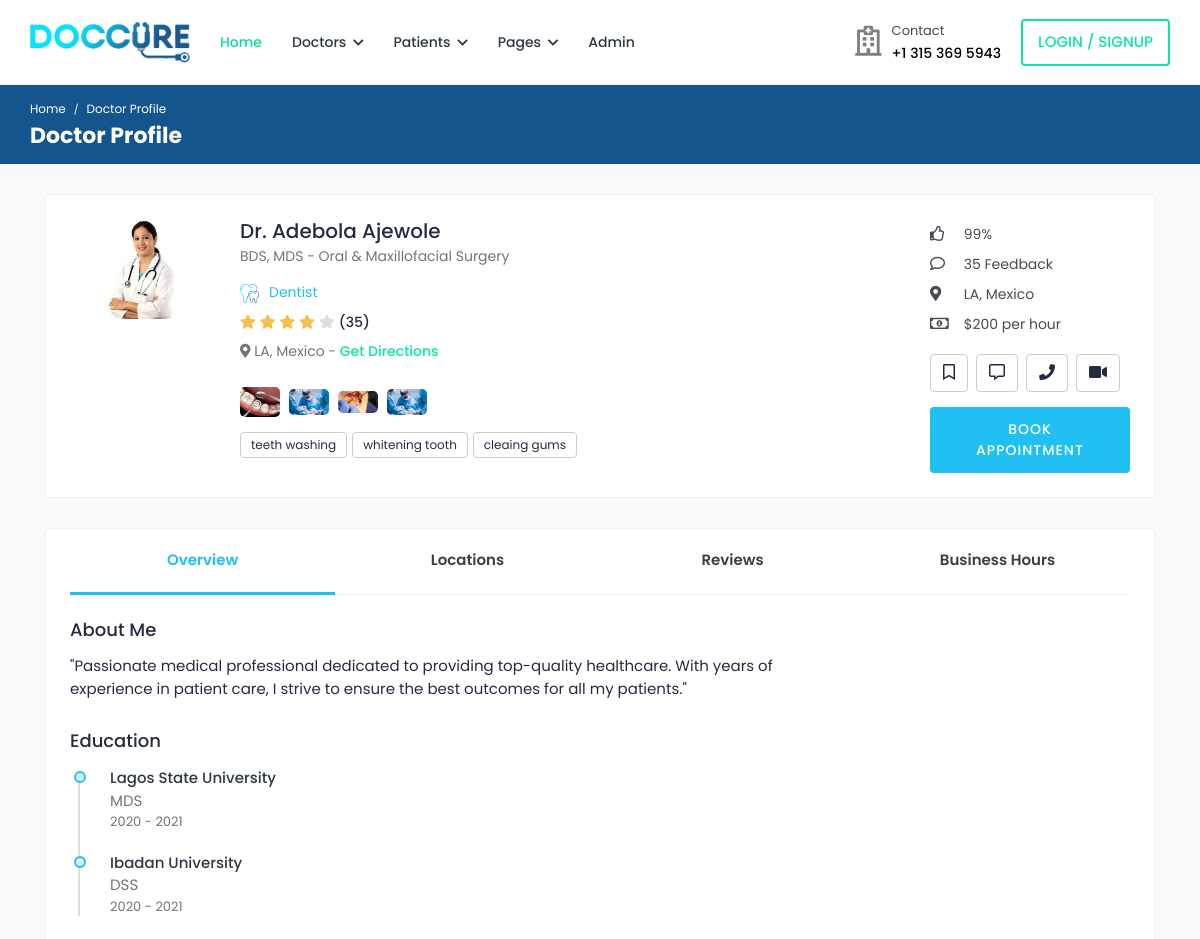
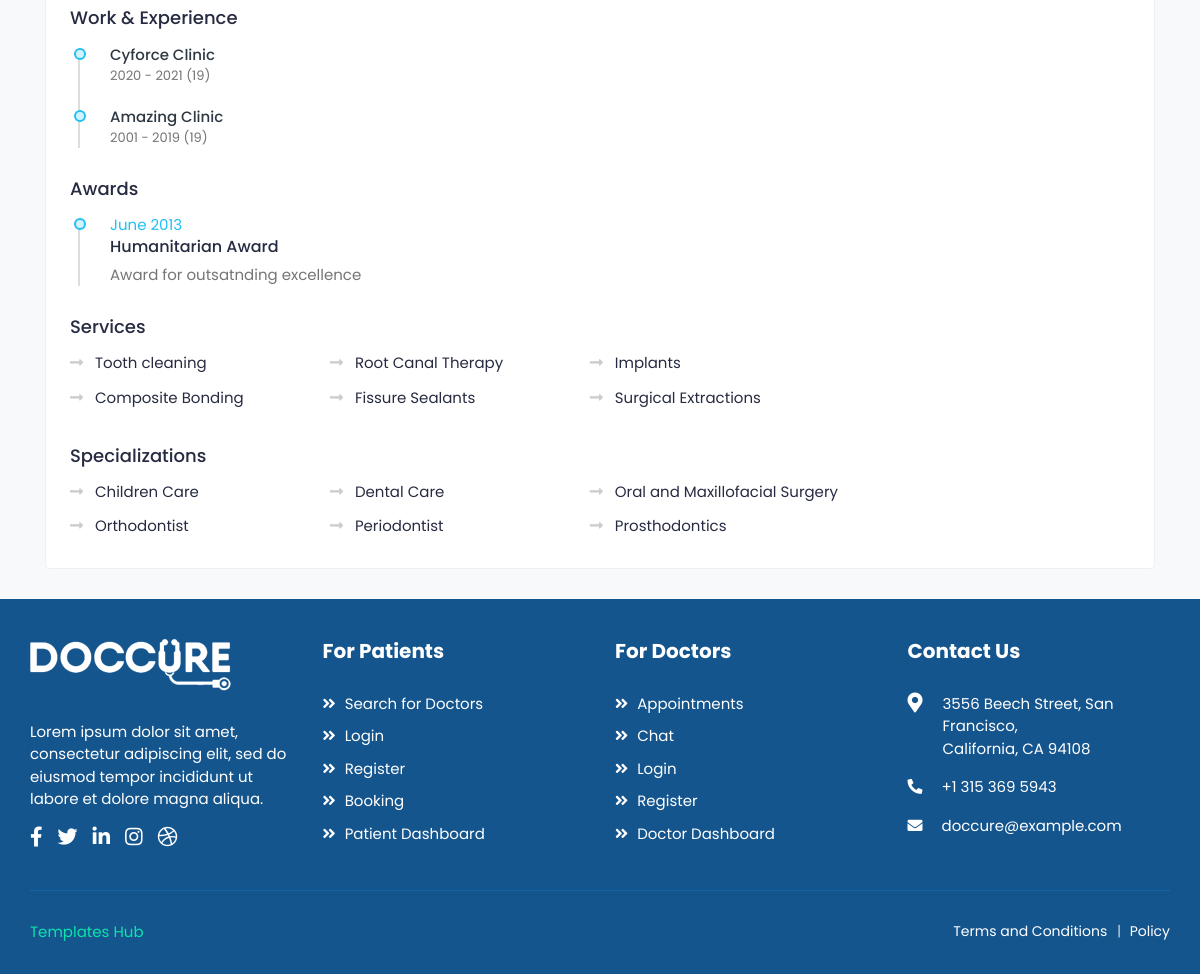
/doctor-profile/1/, run on the app's committed database (2 pictures, top to bottom).
### doccure_app/models.py (models this page shows, shortened)
class DoctorProfile(models.Model):
    title = models.CharField(max_length=30, choices=DOCTOR_CHOICES)
    First_Name = models.CharField(max_length=30)
    Last_Name = models.CharField(max_length=30)
    doc_type = models.CharField(max_length=30)
    degrees = models.CharField(max_length=30)
    specification = models.CharField(max_length=200)
    state = models.CharField(max_length=40, choices=US_STATES)
    country = CountryField()
    status = models.IntegerField(choices=STATUS_CHOICES, default=0)
    min_price = models.IntegerField(default=0)
    high_price = models.IntegerField(default=1000)
    profile_image = models.ImageField()
    price_per_hour = models.IntegerField()
    feature_image = models.ImageField()
    feature_image2 = models.ImageField()
    feature_image3 = models.ImageField()
    feature_image4 = models.ImageField()
    specialization = models.TextField(help_text="Enter your specialized duties")
    about_me = models.TextField(max_length=700)
    availability = models.CharField(max_length=10, choices=DAYS_OF_WEEK)
    set_availability = models.DateField(blank=True, null=True)
    date_added = models.DateTimeField(auto_now_add=True)
    updated_at = models.DateTimeField(auto_now_add=True)

class DoctorEducation(models.Model):
    doctor = models.ForeignKey(DoctorProfile, on_delete=models.CASCADE, related_name="education")
    school_name = models.CharField(max_length=255)
    degree = models.CharField(max_length=255)
    duration = models.CharField(max_length=100)
    date_added = models.DateTimeField(auto_now_add=True)
    date_updated = models.DateTimeField(auto_now_add=True)

class WorkExperience(models.Model):
    doctor = models.ForeignKey(DoctorProfile, on_delete=models.CASCADE, related_name="experience")
    clinic = models.CharField(max_length=255)
    duration = models.CharField(max_length=255)
    years = models.CharField(max_length=3)
    date_added = models.DateTimeField(auto_now_add=True)
    date_updated = models.DateTimeField(auto_now_add=True)

class Award(models.Model):
    doctor = models.ForeignKey(DoctorProfile, on_delete=models.CASCADE, related_name="awards")
    month = models.CharField(max_length=255)
    year = models.IntegerField()
    award_name = models.CharField(max_length=255)
    comment = models.TextField(max_length=255)
    date_added = models.DateTimeField(auto_now_add=True)
    date_updated = models.DateTimeField(auto_now_add=True)

### doccure_app/views.py (the view)
# urls.py: path('doctor-profile/<int:pk>/', DoctorProfileView.as_view(), name='doctor-profile')
class DoctorProfileView(DetailView):
    model = DoctorProfile
    template_name = "doctor-profile.html"
    context_object_name = "doctor"
    def get_context_data(self, **kwargs):
        context = super().get_context_data(**kwargs)
        object = self.get_object()
        context['specialization_list'] = object.specialization.split(", ") #Split specialization text
        context["education_list"] = DoctorEducation.objects.filter(doctor=self.object)
        context["awards_list"] = Award.objects.filter(doctor=self.object)
        context["work_experience_list"] = WorkExperience.objects.filter(doctor=self.object)
        context["doctor_location"] = DoctorLocation.objects.filter(doctor=self.object)
        return context

### doccure_app/templates/doctor-profile.html (shortened to what this page needs)
{% extends 'base.html'%}
{% load static %}
{% block content %}
			<div class="breadcrumb-bar">
				<div class="container-fluid">
					<div class="row align-items-center">
						<div class="col-md-12 col-12">
							<nav aria-label="breadcrumb" class="page-breadcrumb">
								<ol class="breadcrumb">
									<li class="breadcrumb-item"><a href="index-2.html">Home</a></li>
									<li class="breadcrumb-item active" aria-current="page">Doctor Profile</li>
								</ol>
							</nav>
							<h2 class="breadcrumb-title">Doctor Profile</h2>
						</div>
					</div>
				</div>
			</div>
			<div class="content">
				<div class="container">
					<div class="card">
						<div class="card-body">
							<div class="doctor-widget">
								<div class="doc-info-left">
									<div class="doctor-img">
										{% if doctor.profile_image %}
										<img src="{{ doctor.profile_image.url }}" class="img-fluid" alt="User Image">
										{% endif %}
									</div>
									<div class="doc-info-cont">
										<h4 class="doc-name">{{ doctor.title }}. {{ doctor.First_Name}} {{ doctor.Last_Name}}</h4>
										<p class="doc-speciality">{{ doctor.degrees }} - {{ doctor.specification }}</p>
										<p class="doc-department"><img src="{% static 'assets/img/specialities/specialities-05.png' %}" class="img-fluid" alt="Speciality">{{ doctor.doc_type}}</p>
										<div class="rating">
											<i class="fas fa-star filled"></i>
											<i class="fas fa-star filled"></i>
											<i class="fas fa-star filled"></i>
											<i class="fas fa-star filled"></i>
											<i class="fas fa-star"></i>
											<span class="d-inline-block average-rating">(35)</span>
										</div>
										<div class="clinic-details">
											<p class="doc-location"><i class="fas fa-map-marker-alt"></i> {{ doctor.get_state_display }}, {{ doctor.get_country_display }} - <a href="javascript:void(0);">Get Directions</a></p>
											<ul class="clinic-gallery">
												<li>
													<a href="{{ doctor.feature_image.url }}" data-fancybox="gallery">
														<img src="{{ doctor.feature_image.url }}" alt="Feature">
													</a>
												</li>
												<li>
													<a href="{{ doctor.feature_image2.url }}" data-fancybox="gallery">
														<img  src="{{ doctor.feature_image2.url }}" alt="Feature Image">
													</a>
												</li>
												<li>
													<a href="{{ doctor.feature_image3.url }}" data-fancybox="gallery">
														<img src="{{ doctor.feature_image3.url }}" alt="Feature">
													</a>
												</li>
												<li>
													<a href="{{ doctor.feature_image4.url }}" data-fancybox="gallery">
														<img src="{{ doctor.feature_image4.url }}" alt="Feature">
													</a>
												</li>
											</ul>
										</div>
										<div class="clinic-services">
											{% for specialization in specialization_list %}
											<span>{{ specialization }}</span>
											{% endfor %}
										</div>
									</div>
								</div>
								<div class="doc-info-right">
									<div class="clini-infos">
										<ul>
											<li><i class="far fa-thumbs-up"></i> 99%</li>
											<li><i class="far fa-comment"></i> 35 Feedback</li>
											<li><i class="fas fa-map-marker-alt"></i> {{ doctor.get_state_display }}, {{ doctor.get_country_display }}</li>
											<li><i class="far fa-money-bill-alt"></i> ${{ doctor.price_per_hour }} per hour </li>
										</ul>
									</div>
									<div class="doctor-action">
										<a href="javascript:void(0)" class="btn btn-white fav-btn">
											<i class="far fa-bookmark"></i>
										</a>
										<a href="chat.html" class="btn btn-white msg-btn">
											<i class="far fa-comment-alt"></i>
										</a>
										<a href="javascript:void(0)" class="btn btn-white call-btn" data-toggle="modal" data-target="#voice_call">
											<i class="fas fa-phone"></i>
										</a>
										<a href="javascript:void(0)" class="btn btn-white call-btn" data-toggle="modal" data-target="#video_call">
											<i class="fas fa-video"></i>
										</a>
									</div>
									<div class="clinic-booking">
										<a class="apt-btn" href="booking.html">Book Appointment</a>
									</div>
								</div>
							</div>
						</div>
					</div>
					<div class="card">
						<div class="card-body pt-0">
							<nav class="user-tabs mb-4">
								<ul class="nav nav-tabs nav-tabs-bottom nav-justified">
									<li class="nav-item">
										<a class="nav-link active" href="#doc_overview" data-toggle="tab">Overview</a>
									</li>
									<li class="nav-item">
										<a class="nav-link" href="#doc_locations" data-toggle="tab">Locations</a>
									</li>
									<li class="nav-item">
										<a class="nav-link" href="#doc_reviews" data-toggle="tab">Reviews</a>
									</li>
									<li class="nav-item">
										<a class="nav-link" href="#doc_business_hours" data-toggle="tab">Business Hours</a>
									</li>
								</ul>
							</nav>
							<div class="tab-content pt-0">
								<div role="tabpanel" id="doc_overview" class="tab-pane fade show active">
									<div class="row">
										<div class="col-md-12 col-lg-9">
											<div class="widget about-widget">
												<h4 class="widget-title">About Me</h4>
												<p>{{ doctor.about_me }}</p>
											</div>
											<div class="widget education-widget">
												<h4 class="widget-title">Education</h4>
												<div class="experience-box">
													<ul class="experience-list">
														{% for education in education_list %}
														<li>
															<div class="experience-user">
																<div class="before-circle"></div>
															</div>
															<div class="experience-content">
																<div class="timeline-content">
																	<a href="#/" class="name">{{ education.school_name }}</a>
																	<div>{{ education.degree }}</div>
																	<span class="time">{{ education.duration }}</span>
																</div>
															</div>
														</li>
														{% endfor %}
													</ul>
												</div>
											</div>
											<div class="widget experience-widget">
												<h4 class="widget-title">Work & Experience</h4>
												<div class="experience-box">
													<ul class="experience-list">
														{% for work_experience in work_experience_list %}
														<li>
															<div class="experience-user">
																<div class="before-circle"></div>
															</div>
															<div class="experience-content">
																<div class="timeline-content">
																	<a href="#/" class="name">{{ work_experience.clinic }}</a>
																	<span class="time">{{ work_experience.duration }} ({{ work_experience.years }})</span>
																</div>
															</div>
														</li>
														{% endfor %}
													</ul>
												</div>
											</div>
											<div class="widget awards-widget">
												<h4 class="widget-title">Awards</h4>
												<div class="experience-box">
													<ul class="experience-list">
														{% for award in awards_list %}
														<li>
															<div class="experience-user">
																<div class="before-circle"></div>
															</div>
															<div class="experience-content">
																<div class="timeline-content">
																	<p class="exp-year">{{ award.month }} {{ award.year }}</p>
																	<h4 class="exp-title">{{ award.award_name }}</h4>
																	<p>{{ award.comment }}</p>
																</div>
															</div>
														</li>
														{% endfor %}
													</ul>
												</div>
											</div>
											<div class="service-list">
												<h4>Services</h4>
												<ul class="clearfix">
													<li>Tooth cleaning </li>
													<li>Root Canal Therapy</li>
													<li>Implants</li>
													<li>Composite Bonding</li>
													<li>Fissure Sealants</li>
													<li>Surgical Extractions</li>
												</ul>
											</div>
											<div class="service-list">
												<h4>Specializations</h4>
												<ul class="clearfix">
													<li>Children Care</li>
													<li>Dental Care</li>
													<li>Oral and Maxillofacial Surgery </li>
													<li>Orthodontist</li>
													<li>Periodontist</li>
													<li>Prosthodontics</li>
												</ul>
											</div>
										</div>
									</div>
								</div>
							</div>
						</div>
					</div>
				</div>
			</div>
		</div>
{% endblock %}

### data on the page
DoctorProfile: profile_image (picture), title "Dr", First_Name "Adebola", Last_Name "Ajewole", degrees "BDS, MDS", specification "Oral & Maxillofacial Surgery", doc_type "Dentist", state "LA", country "Mexico", feature_image (picture), feature_image2 (picture), feature_image3 (picture), feature_image4 (picture), price_per_hour "200", about_me "\"Passionate medical professional dedicated to providing top-quality healthcare. With years of experience in patient care, I strive to ensure the best outcomes for all my patients.\""
DoctorEducation: school_name "Lagos State University", degree "MDS", duration "2020 - 2021"
DoctorEducation: school_name "Ibadan University", degree "DSS", duration "2020 - 2021"
WorkExperience: clinic "Cyforce Clinic", duration "2020 - 2021", years "19"
WorkExperience: clinic "Amazing Clinic", duration "2001 - 2019", years "19"
Award: month "June", year "2013", award_name "Humanitarian Award", comment "Award for outsatnding excellence"

### other printed values
{{ specialization }} "teeth washing" "whitening tooth" "cleaing gums"
